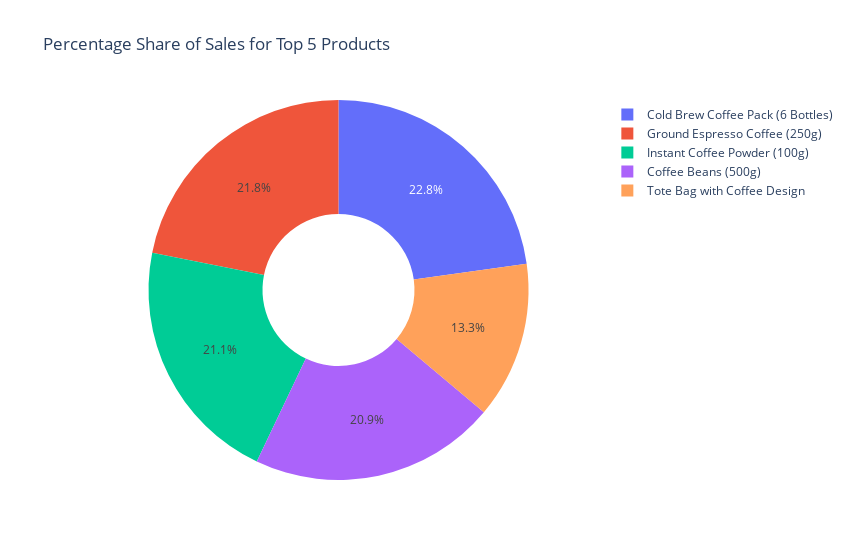

Notebook source saved alongside this figure:
### Markdown cell above
### Visualisation:

### Code cell
import plotly.express as px

# Ensure df is a DataFrame (if not already)
df = pd.DataFrame(df)

# Sort the DataFrame by 'total_orders' in descending order and select the top 5
df_top5 = df.sort_values(by='total_orders', ascending=False).head(5)

# Create a donut chart (pie chart with a hole) for the top 5 products
fig = px.pie(
    df_top5,
    values='total_orders',
    names='product_name',
    title='Percentage Share of Sales for Top 5 Products',
    width=850,
    hole=0.4  # This creates the donut effect
)

# Display the chart
fig.show()

### Figure 1 — Plotly figure (JSON) as saved in the notebook; plotly's stock layout.template omitted (floating-point values rounded to 4 significant figures)
{"data": [{"domain": {"x": [0, 1], "y": [0, 1]}, "hole": 0.4, "hovertemplate": "product_name=%{label}<br>total_orders=%{value}<extra></extra>", "labels": ["Cold Brew Coffee Pack (6 Bottles)", "Ground Espresso Coffee (250g)", "Instant Coffee Powder (100g)", "Coffee Beans (500g)", "Tote Bag with Coffee Design"], "legendgroup": "", "name": "", "showlegend": true, "type": "pie", "values": [1326, 1271, 1226, 1218, 776]}], "layout": {"legend": {"tracegroupgap": 0}, "title": {"text": "Percentage Share of Sales for Top 5 Products"}, "width": 850}}
